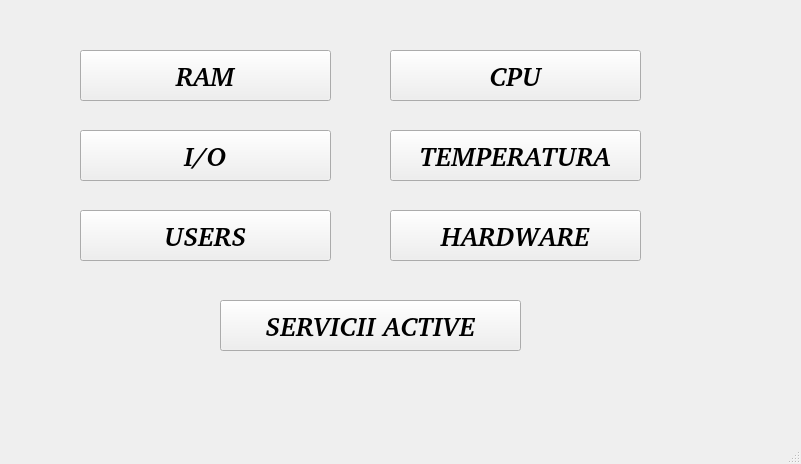
<?xml version="1.0" encoding="UTF-8"?>
<ui version="4.0">
 <class>Monitorizare</class>
 <widget class="QMainWindow" name="Monitorizare">
  <property name="geometry">
   <rect>
    <x>0</x>
    <y>0</y>
    <width>801</width>
    <height>464</height>
   </rect>
  </property>
  <property name="windowTitle">
   <string>MainWindow</string>
  </property>
  <property name="styleSheet">
   <string notr="true">Monitorizare {background-image: url(:/2.gif);}</string>
  </property>
  <widget class="QWidget" name="centralwidget">
   <widget class="QPushButton" name="RAM">
    <property name="geometry">
     <rect>
      <x>80</x>
      <y>50</y>
      <width>251</width>
      <height>51</height>
     </rect>
    </property>
    <property name="font">
     <font>
      <family>C059 [UKWN]</family>
      <pointsize>20</pointsize>
      <weight>75</weight>
      <italic>true</italic>
      <bold>true</bold>
     </font>
    </property>
    <property name="styleSheet">
     <string notr="true"/>
    </property>
    <property name="text">
     <string>RAM</string>
    </property>
   </widget>
   <widget class="QPushButton" name="IO">
    <property name="geometry">
     <rect>
      <x>80</x>
      <y>130</y>
      <width>251</width>
      <height>51</height>
     </rect>
    </property>
    <property name="font">
     <font>
      <family>C059 [UKWN]</family>
      <pointsize>20</pointsize>
      <weight>75</weight>
      <italic>true</italic>
      <bold>true</bold>
     </font>
    </property>
    <property name="styleSheet">
     <string notr="true"/>
    </property>
    <property name="text">
     <string>I/O</string>
    </property>
   </widget>
   <widget class="QPushButton" name="CPU">
    <property name="geometry">
     <rect>
      <x>390</x>
      <y>50</y>
      <width>251</width>
      <height>51</height>
     </rect>
    </property>
    <property name="font">
     <font>
      <family>C059 [UKWN]</family>
      <pointsize>20</pointsize>
      <weight>75</weight>
      <italic>true</italic>
      <bold>true</bold>
     </font>
    </property>
    <property name="styleSheet">
     <string notr="true"/>
    </property>
    <property name="text">
     <string>CPU</string>
    </property>
   </widget>
   <widget class="QPushButton" name="TEMP">
    <property name="geometry">
     <rect>
      <x>390</x>
      <y>130</y>
      <width>251</width>
      <height>51</height>
     </rect>
    </property>
    <property name="font">
     <font>
      <family>C059 [UKWN]</family>
      <pointsize>20</pointsize>
      <weight>75</weight>
      <italic>true</italic>
      <bold>true</bold>
     </font>
    </property>
    <property name="styleSheet">
     <string notr="true"/>
    </property>
    <property name="text">
     <string>TEMPERATURA</string>
    </property>
   </widget>
   <widget class="QPushButton" name="user">
    <property name="geometry">
     <rect>
      <x>80</x>
      <y>210</y>
      <width>251</width>
      <height>51</height>
     </rect>
    </property>
    <property name="font">
     <font>
      <family>C059 [UKWN]</family>
      <pointsize>20</pointsize>
      <weight>75</weight>
      <italic>true</italic>
      <bold>true</bold>
     </font>
    </property>
    <property name="styleSheet">
     <string notr="true"/>
    </property>
    <property name="text">
     <string>USERS</string>
    </property>
   </widget>
   <widget class="QPushButton" name="servicii">
    <property name="geometry">
     <rect>
      <x>220</x>
      <y>300</y>
      <width>301</width>
      <height>51</height>
     </rect>
    </property>
    <property name="font">
     <font>
      <family>C059 [UKWN]</family>
      <pointsize>20</pointsize>
      <weight>75</weight>
      <italic>true</italic>
      <bold>true</bold>
     </font>
    </property>
    <property name="styleSheet">
     <string notr="true"/>
    </property>
    <property name="text">
     <string>SERVICII ACTIVE</string>
    </property>
   </widget>
   <widget class="QPushButton" name="hardware">
    <property name="geometry">
     <rect>
      <x>390</x>
      <y>210</y>
      <width>251</width>
      <height>51</height>
     </rect>
    </property>
    <property name="font">
     <font>
      <family>C059 [UKWN]</family>
      <pointsize>20</pointsize>
      <weight>75</weight>
      <italic>true</italic>
      <bold>true</bold>
     </font>
    </property>
    <property name="styleSheet">
     <string notr="true"/>
    </property>
    <property name="text">
     <string>HARDWARE</string>
    </property>
   </widget>
  </widget>
  <widget class="QMenuBar" name="menubar">
   <property name="geometry">
    <rect>
     <x>0</x>
     <y>0</y>
     <width>801</width>
     <height>20</height>
    </rect>
   </property>
  </widget>
  <widget class="QStatusBar" name="statusbar"/>
 </widget>
 <resources/>
 <connections/>
</ui>
